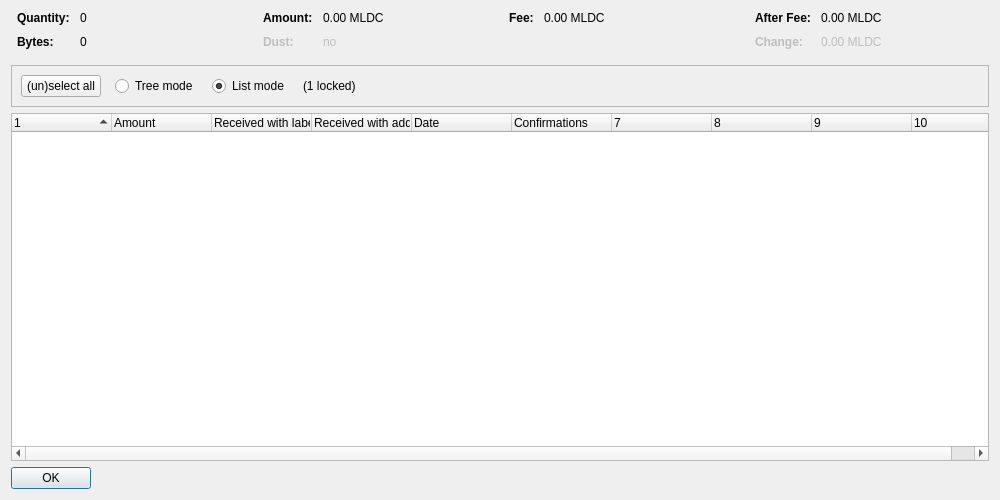
<?xml version="1.0" encoding="UTF-8"?>
<ui version="4.0">
 <class>CoinControlDialog</class>
 <widget class="QDialog" name="CoinControlDialog">
  <property name="geometry">
   <rect>
    <x>0</x>
    <y>0</y>
    <width>1000</width>
    <height>500</height>
   </rect>
  </property>
  <property name="windowTitle">
   <string>Coin Selection</string>
  </property>
  <layout class="QVBoxLayout" name="verticalLayout">
   <item>
    <layout class="QHBoxLayout" name="horizontalLayoutTop" stretch="0,0,0,0">
     <property name="topMargin">
      <number>0</number>
     </property>
     <property name="bottomMargin">
      <number>10</number>
     </property>
     <item>
      <layout class="QFormLayout" name="formLayoutCoinControl1">
       <property name="horizontalSpacing">
        <number>10</number>
       </property>
       <property name="verticalSpacing">
        <number>10</number>
       </property>
       <property name="leftMargin">
        <number>6</number>
       </property>
       <property name="rightMargin">
        <number>6</number>
       </property>
       <item row="0" column="0">
        <widget class="QLabel" name="labelCoinControlQuantityText">
         <property name="font">
          <font>
           <weight>75</weight>
           <bold>true</bold>
          </font>
         </property>
         <property name="text">
          <string>Quantity:</string>
         </property>
        </widget>
       </item>
       <item row="0" column="1">
        <widget class="QLabel" name="labelCoinControlQuantity">
         <property name="cursor">
          <cursorShape>IBeamCursor</cursorShape>
         </property>
         <property name="contextMenuPolicy">
          <enum>Qt::ActionsContextMenu</enum>
         </property>
         <property name="text">
          <string notr="true">0</string>
         </property>
         <property name="textInteractionFlags">
          <set>Qt::LinksAccessibleByMouse|Qt::TextSelectableByKeyboard|Qt::TextSelectableByMouse</set>
         </property>
        </widget>
       </item>
       <item row="1" column="0">
        <widget class="QLabel" name="labelCoinControlBytesText">
         <property name="font">
          <font>
           <weight>75</weight>
           <bold>true</bold>
          </font>
         </property>
         <property name="text">
          <string>Bytes:</string>
         </property>
        </widget>
       </item>
       <item row="1" column="1">
        <widget class="QLabel" name="labelCoinControlBytes">
         <property name="cursor">
          <cursorShape>IBeamCursor</cursorShape>
         </property>
         <property name="contextMenuPolicy">
          <enum>Qt::ActionsContextMenu</enum>
         </property>
         <property name="text">
          <string notr="true">0</string>
         </property>
         <property name="textInteractionFlags">
          <set>Qt::LinksAccessibleByMouse|Qt::TextSelectableByKeyboard|Qt::TextSelectableByMouse</set>
         </property>
        </widget>
       </item>
      </layout>
     </item>
     <item>
      <layout class="QFormLayout" name="formLayoutCoinControl2">
       <property name="horizontalSpacing">
        <number>10</number>
       </property>
       <property name="verticalSpacing">
        <number>10</number>
       </property>
       <property name="leftMargin">
        <number>6</number>
       </property>
       <property name="rightMargin">
        <number>6</number>
       </property>
       <item row="0" column="0">
        <widget class="QLabel" name="labelCoinControlAmountText">
         <property name="font">
          <font>
           <weight>75</weight>
           <bold>true</bold>
          </font>
         </property>
         <property name="text">
          <string>Amount:</string>
         </property>
        </widget>
       </item>
       <item row="0" column="1">
        <widget class="QLabel" name="labelCoinControlAmount">
         <property name="cursor">
          <cursorShape>IBeamCursor</cursorShape>
         </property>
         <property name="contextMenuPolicy">
          <enum>Qt::ActionsContextMenu</enum>
         </property>
         <property name="text">
          <string notr="true">0.00 MLDC</string>
         </property>
         <property name="textInteractionFlags">
          <set>Qt::LinksAccessibleByMouse|Qt::TextSelectableByKeyboard|Qt::TextSelectableByMouse</set>
         </property>
        </widget>
       </item>
       <item row="1" column="0">
        <widget class="QLabel" name="labelCoinControlLowOutputText">
         <property name="enabled">
          <bool>false</bool>
         </property>
         <property name="font">
          <font>
           <weight>75</weight>
           <bold>true</bold>
          </font>
         </property>
         <property name="text">
          <string>Dust:</string>
         </property>
        </widget>
       </item>
       <item row="1" column="1">
        <widget class="QLabel" name="labelCoinControlLowOutput">
         <property name="enabled">
          <bool>false</bool>
         </property>
         <property name="cursor">
          <cursorShape>IBeamCursor</cursorShape>
         </property>
         <property name="contextMenuPolicy">
          <enum>Qt::ActionsContextMenu</enum>
         </property>
         <property name="text">
          <string notr="true">no</string>
         </property>
         <property name="textInteractionFlags">
          <set>Qt::LinksAccessibleByMouse|Qt::TextSelectableByKeyboard|Qt::TextSelectableByMouse</set>
         </property>
        </widget>
       </item>
      </layout>
     </item>
     <item>
      <layout class="QFormLayout" name="formLayoutCoinControl3">
       <property name="horizontalSpacing">
        <number>10</number>
       </property>
       <property name="verticalSpacing">
        <number>10</number>
       </property>
       <property name="leftMargin">
        <number>6</number>
       </property>
       <property name="rightMargin">
        <number>6</number>
       </property>
       <item row="0" column="0">
        <widget class="QLabel" name="labelCoinControlFeeText">
         <property name="font">
          <font>
           <weight>75</weight>
           <bold>true</bold>
          </font>
         </property>
         <property name="text">
          <string>Fee:</string>
         </property>
        </widget>
       </item>
       <item row="0" column="1">
        <widget class="QLabel" name="labelCoinControlFee">
         <property name="cursor">
          <cursorShape>IBeamCursor</cursorShape>
         </property>
         <property name="contextMenuPolicy">
          <enum>Qt::ActionsContextMenu</enum>
         </property>
         <property name="text">
          <string notr="true">0.00 MLDC</string>
         </property>
         <property name="textInteractionFlags">
          <set>Qt::LinksAccessibleByMouse|Qt::TextSelectableByKeyboard|Qt::TextSelectableByMouse</set>
         </property>
        </widget>
       </item>
      </layout>
     </item>
     <item>
      <layout class="QFormLayout" name="formLayoutCoinControl4">
       <property name="horizontalSpacing">
        <number>10</number>
       </property>
       <property name="verticalSpacing">
        <number>10</number>
       </property>
       <property name="leftMargin">
        <number>6</number>
       </property>
       <property name="rightMargin">
        <number>6</number>
       </property>
       <item row="0" column="0">
        <widget class="QLabel" name="labelCoinControlAfterFeeText">
         <property name="font">
          <font>
           <weight>75</weight>
           <bold>true</bold>
          </font>
         </property>
         <property name="text">
          <string>After Fee:</string>
         </property>
        </widget>
       </item>
       <item row="0" column="1">
        <widget class="QLabel" name="labelCoinControlAfterFee">
         <property name="cursor">
          <cursorShape>IBeamCursor</cursorShape>
         </property>
         <property name="contextMenuPolicy">
          <enum>Qt::ActionsContextMenu</enum>
         </property>
         <property name="text">
          <string notr="true">0.00 MLDC</string>
         </property>
         <property name="textInteractionFlags">
          <set>Qt::LinksAccessibleByMouse|Qt::TextSelectableByKeyboard|Qt::TextSelectableByMouse</set>
         </property>
        </widget>
       </item>
       <item row="1" column="0">
        <widget class="QLabel" name="labelCoinControlChangeText">
         <property name="enabled">
          <bool>false</bool>
         </property>
         <property name="font">
          <font>
           <weight>75</weight>
           <bold>true</bold>
          </font>
         </property>
         <property name="text">
          <string>Change:</string>
         </property>
        </widget>
       </item>
       <item row="1" column="1">
        <widget class="QLabel" name="labelCoinControlChange">
         <property name="enabled">
          <bool>false</bool>
         </property>
         <property name="cursor">
          <cursorShape>IBeamCursor</cursorShape>
         </property>
         <property name="contextMenuPolicy">
          <enum>Qt::ActionsContextMenu</enum>
         </property>
         <property name="text">
          <string notr="true">0.00 MLDC</string>
         </property>
         <property name="textInteractionFlags">
          <set>Qt::LinksAccessibleByMouse|Qt::TextSelectableByKeyboard|Qt::TextSelectableByMouse</set>
         </property>
        </widget>
       </item>
      </layout>
     </item>
    </layout>
   </item>
   <item>
    <widget class="QFrame" name="frame">
     <property name="minimumSize">
      <size>
       <width>0</width>
       <height>40</height>
      </size>
     </property>
     <property name="frameShape">
      <enum>QFrame::StyledPanel</enum>
     </property>
     <property name="frameShadow">
      <enum>QFrame::Sunken</enum>
     </property>
     <layout class="QHBoxLayout" name="horizontalLayout">
      <item>
       <layout class="QHBoxLayout" name="horizontalLayoutPanel" stretch="0,0,0,0,0">
        <property name="spacing">
         <number>14</number>
        </property>
        <item>
         <widget class="QPushButton" name="pushButtonSelectAll">
          <property name="sizePolicy">
           <sizepolicy hsizetype="Maximum" vsizetype="Fixed">
            <horstretch>0</horstretch>
            <verstretch>0</verstretch>
           </sizepolicy>
          </property>
          <property name="text">
           <string>(un)select all</string>
          </property>
          <property name="autoDefault">
           <bool>false</bool>
          </property>
         </widget>
        </item>
        <item>
         <widget class="QRadioButton" name="radioTreeMode">
          <property name="sizePolicy">
           <sizepolicy hsizetype="Maximum" vsizetype="Fixed">
            <horstretch>0</horstretch>
            <verstretch>0</verstretch>
           </sizepolicy>
          </property>
          <property name="text">
           <string>Tree mode</string>
          </property>
         </widget>
        </item>
        <item>
         <widget class="QRadioButton" name="radioListMode">
          <property name="sizePolicy">
           <sizepolicy hsizetype="Maximum" vsizetype="Fixed">
            <horstretch>0</horstretch>
            <verstretch>0</verstretch>
           </sizepolicy>
          </property>
          <property name="text">
           <string>List mode</string>
          </property>
          <property name="checked">
           <bool>true</bool>
          </property>
         </widget>
        </item>
        <item>
         <widget class="QLabel" name="labelLocked">
          <property name="text">
           <string notr="true">(1 locked)</string>
          </property>
         </widget>
        </item>
        <item>
         <spacer name="horizontalSpacer">
          <property name="orientation">
           <enum>Qt::Horizontal</enum>
          </property>
          <property name="sizeHint" stdset="0">
           <size>
            <width>40</width>
            <height>20</height>
           </size>
          </property>
         </spacer>
        </item>
       </layout>
      </item>
     </layout>
    </widget>
   </item>
   <item>
    <widget class="CoinControlTreeWidget" name="treeWidget">
     <property name="contextMenuPolicy">
      <enum>Qt::CustomContextMenu</enum>
     </property>
     <property name="sortingEnabled">
      <bool>false</bool>
     </property>
     <property name="columnCount">
      <number>10</number>
     </property>
     <attribute name="headerShowSortIndicator" stdset="0">
      <bool>true</bool>
     </attribute>
     <attribute name="headerStretchLastSection">
      <bool>false</bool>
     </attribute>
     <column>
      <property name="text">
       <string/>
      </property>
     </column>
     <column>
      <property name="text">
       <string>Amount</string>
      </property>
     </column>
     <column>
      <property name="text">
       <string>Received with label</string>
      </property>
     </column>
     <column>
      <property name="text">
       <string>Received with address</string>
      </property>
     </column>
     <column>
      <property name="text">
       <string>Date</string>
      </property>
     </column>
     <column>
      <property name="text">
       <string>Confirmations</string>
      </property>
      <property name="toolTip">
       <string>Confirmed</string>
      </property>
     </column>
     <column>
      <property name="text">
       <string/>
      </property>
     </column>
     <column>
      <property name="text">
       <string/>
      </property>
     </column>
     <column>
      <property name="text">
       <string/>
      </property>
     </column>
     <column>
      <property name="text">
       <string/>
      </property>
     </column>
    </widget>
   </item>
   <item>
    <widget class="QDialogButtonBox" name="buttonBox">
     <property name="sizePolicy">
      <sizepolicy hsizetype="Maximum" vsizetype="Fixed">
       <horstretch>0</horstretch>
       <verstretch>0</verstretch>
      </sizepolicy>
     </property>
     <property name="orientation">
      <enum>Qt::Horizontal</enum>
     </property>
     <property name="standardButtons">
      <set>QDialogButtonBox::Ok</set>
     </property>
    </widget>
   </item>
  </layout>
 </widget>
 <customwidgets>
  <customwidget>
   <class>CoinControlTreeWidget</class>
   <extends>QTreeWidget</extends>
   <header>coincontroltreewidget.h</header>
  </customwidget>
 </customwidgets>
 <resources/>
 <connections/>
</ui>
